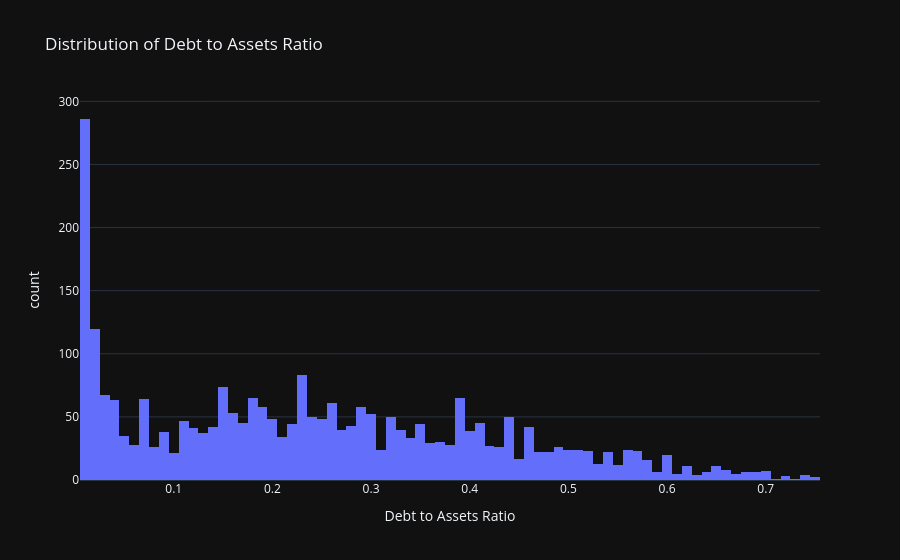

The code cell stored with this chart in its notebook:
### Code cell
df=conn.sql("""
    WITH quantile_thresholds AS (
        SELECT 
            PERCENTILE_CONT(0.01) WITHIN GROUP (ORDER BY debt_to_assets_ratio) AS lower_quantile,
            PERCENTILE_CONT(0.99) WITHIN GROUP (ORDER BY debt_to_assets_ratio) AS upper_quantile
        FROM gold.financial_metrics
        WHERE debt_to_assets_ratio IS NOT NULL
        
    )
    SELECT 
        accession_number,
        period_end,
        filed,
        debt_to_assets_ratio 
    FROM gold.financial_metrics, quantile_thresholds
    WHERE debt_to_assets_ratio > lower_quantile
    AND debt_to_assets_ratio < upper_quantile
""")
fig=px.histogram(
    df,
    x='debt_to_assets_ratio',
    nbins=100,
    title='Distribution of Debt to Assets Ratio',
    labels={'debt_to_assets_ratio':'Debt to Assets Ratio'},
    hover_data={'accession_number':True, 'period_end':True, 'filed':True},
    template='plotly_dark'
)
fig.show()

### Figure 1 — Plotly figure (JSON) as saved in the notebook; plotly's stock layout.template omitted (floating-point values rounded to 4 significant figures; data arrays with more than 128 entries replaced by an {"elided": "..."} marker saying what was removed)
{"data": [{"bingroup": "x", "hovertemplate": "Debt to Assets Ratio=%{x}<br>count=%{y}<extra></extra>", "legendgroup": "", "marker": {"color": "#636efa", "pattern": {"shape": ""}}, "name": "", "nbinsx": 100, "orientation": "v", "showlegend": false, "type": "histogram", "x": {"elided": "2717 float values"}, "xaxis": "x", "yaxis": "y"}], "layout": {"barmode": "relative", "legend": {"tracegroupgap": 0}, "title": {"text": "Distribution of Debt to Assets Ratio"}, "xaxis": {"anchor": "y", "domain": [0, 1], "title": {"text": "Debt to Assets Ratio"}}, "yaxis": {"anchor": "x", "domain": [0, 1], "title": {"text": "count"}}}}
